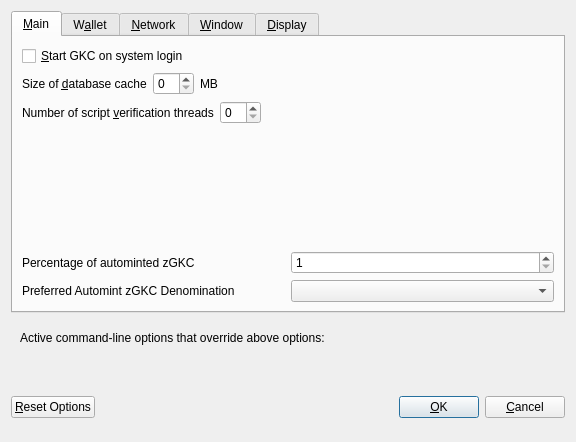
<?xml version="1.0" encoding="UTF-8"?>
<ui version="4.0">
 <class>OptionsDialog</class>
 <widget class="QDialog" name="OptionsDialog">
  <property name="geometry">
   <rect>
    <x>0</x>
    <y>0</y>
    <width>576</width>
    <height>442</height>
   </rect>
  </property>
  <property name="windowTitle">
   <string>Options</string>
  </property>
  <property name="modal">
   <bool>true</bool>
  </property>
  <layout class="QVBoxLayout" name="verticalLayout">
   <item>
    <widget class="QTabWidget" name="tabWidget">
     <property name="currentIndex">
      <number>0</number>
     </property>
     <widget class="QWidget" name="tabMain">
      <attribute name="title">
       <string>&amp;Main</string>
      </attribute>
      <layout class="QVBoxLayout" name="verticalLayout_Main">
       <item>
        <widget class="QCheckBox" name="bitcoinAtStartup">
         <property name="toolTip">
          <string>Automatically start GKC after logging in to the system.</string>
         </property>
         <property name="text">
          <string>&amp;Start GKC on system login</string>
         </property>
        </widget>
       </item>
       <item>
        <layout class="QHBoxLayout" name="horizontalLayout_2_Main">
         <item>
          <widget class="QLabel" name="databaseCacheLabel">
           <property name="text">
            <string>Size of &amp;database cache</string>
           </property>
           <property name="textFormat">
            <enum>Qt::PlainText</enum>
           </property>
           <property name="buddy">
            <cstring>databaseCache</cstring>
           </property>
          </widget>
         </item>
         <item>
          <widget class="QSpinBox" name="databaseCache"/>
         </item>
         <item>
          <widget class="QLabel" name="databaseCacheUnitLabel">
           <property name="text">
            <string>MB</string>
           </property>
           <property name="textFormat">
            <enum>Qt::PlainText</enum>
           </property>
          </widget>
         </item>
         <item>
          <spacer name="horizontalSpacer_2_Main">
           <property name="orientation">
            <enum>Qt::Horizontal</enum>
           </property>
           <property name="sizeHint" stdset="0">
            <size>
             <width>40</width>
             <height>20</height>
            </size>
           </property>
          </spacer>
         </item>
        </layout>
       </item>
       <item>
        <layout class="QHBoxLayout" name="horizontalLayout_3_Main">
         <item>
          <widget class="QLabel" name="threadsScriptVerifLabel">
           <property name="text">
            <string>Number of script &amp;verification threads</string>
           </property>
           <property name="textFormat">
            <enum>Qt::PlainText</enum>
           </property>
           <property name="buddy">
            <cstring>threadsScriptVerif</cstring>
           </property>
          </widget>
         </item>
         <item>
          <widget class="QSpinBox" name="threadsScriptVerif">
           <property name="toolTip">
            <string>(0 = auto, &lt;0 = leave that many cores free)</string>
           </property>
          </widget>
         </item>
         <item>
          <spacer name="horizontalSpacer_3_Main">
           <property name="orientation">
            <enum>Qt::Horizontal</enum>
           </property>
           <property name="sizeHint" stdset="0">
            <size>
             <width>40</width>
             <height>20</height>
            </size>
           </property>
          </spacer>
         </item>
        </layout>
       </item>
       <item>
        <spacer name="verticalSpacer_2">
         <property name="orientation">
          <enum>Qt::Vertical</enum>
         </property>
         <property name="sizeHint" stdset="0">
          <size>
           <width>20</width>
           <height>40</height>
          </size>
         </property>
        </spacer>
       </item>
       <item>
        <layout class="QHBoxLayout" name="horizontalLayout_3">
         <item>
          <widget class="QLabel" name="percentage_label">
           <property name="toolTip">
            <string>Percentage of incoming GKC which get automatically converted to zGKC via Zerocoin Protocol (min: 1%)</string>
           </property>
           <property name="text">
            <string>Percentage of autominted zGKC</string>
           </property>
          </widget>
         </item>
         <item>
          <widget class="QSpinBox" name="zeromintPercentage">
           <property name="minimum">
            <number>1</number>
           </property>
           <property name="maximum">
            <number>100</number>
           </property>
          </widget>
         </item>
        </layout>
       </item>
       <item>
        <layout class="QHBoxLayout" name="horizontalLayout" stretch="0,0">
         <property name="sizeConstraint">
          <enum>QLayout::SetFixedSize</enum>
         </property>
         <item>
          <widget class="QLabel" name="labelPreferredDenom">
           <property name="maximumSize">
            <size>
             <width>16777215</width>
             <height>16777215</height>
            </size>
           </property>
           <property name="toolTip">
            <string>Wait with automatic conversion to Zerocoin until enough GKC for this denomination is available</string>
           </property>
           <property name="text">
            <string>Preferred Automint zGKC Denomination</string>
           </property>
          </widget>
         </item>
         <item>
          <widget class="QComboBox" name="preferredDenom">
           <property name="maximumSize">
            <size>
             <width>16777215</width>
             <height>27</height>
            </size>
           </property>
           <property name="toolTip">
            <string>Wait with automatic conversion to Zerocoin until enough GKC for this denomination is available</string>
           </property>
           <property name="maxVisibleItems">
            <number>9</number>
           </property>
           <property name="maxCount">
            <number>9</number>
           </property>
          </widget>
         </item>
        </layout>
       </item>
      </layout>
     </widget>
     <widget class="QWidget" name="tabWallet">
      <attribute name="title">
       <string>W&amp;allet</string>
      </attribute>
      <layout class="QVBoxLayout" name="verticalLayout_Wallet">
       <item>
        <widget class="QGroupBox" name="groupBox">
         <property name="title">
          <string>Expert</string>
         </property>
         <layout class="QVBoxLayout" name="verticalLayout_2">
          <item>
           <widget class="QCheckBox" name="coinControlFeatures">
            <property name="toolTip">
             <string>Whether to show coin control features or not.</string>
            </property>
            <property name="text">
             <string>Enable coin &amp;control features</string>
            </property>
           </widget>
          </item>
          <item>
           <widget class="QCheckBox" name="showMasternodesTab">
            <property name="toolTip">
             <string>Show additional tab listing all your masternodes in first sub-tab&lt;br/&gt;and all masternodes on the network in second sub-tab.</string>
            </property>
            <property name="text">
             <string>Show Masternodes Tab</string>
            </property>
           </widget>
          </item>
          <item>
           <widget class="QCheckBox" name="spendZeroConfChange">
            <property name="toolTip">
             <string>If you disable the spending of unconfirmed change, the change from a transaction&lt;br/&gt;cannot be used until that transaction has at least one confirmation.&lt;br/&gt;This also affects how your balance is computed.</string>
            </property>
            <property name="text">
             <string>&amp;Spend unconfirmed change</string>
            </property>
           </widget>
          </item>
         </layout>
        </widget>
       </item>
       <item>
        <spacer name="verticalSpacer_Wallet">
         <property name="orientation">
          <enum>Qt::Vertical</enum>
         </property>
         <property name="sizeHint" stdset="0">
          <size>
           <width>20</width>
           <height>40</height>
          </size>
         </property>
        </spacer>
       </item>
      </layout>
     </widget>
     <widget class="QWidget" name="tabNetwork">
      <attribute name="title">
       <string>&amp;Network</string>
      </attribute>
      <layout class="QVBoxLayout" name="verticalLayout_Network">
       <item>
        <widget class="QCheckBox" name="mapPortUpnp">
         <property name="toolTip">
          <string>Automatically open the GKC client port on the router. This only works when your router supports UPnP and it is enabled.</string>
         </property>
         <property name="text">
          <string>Map port using &amp;UPnP</string>
         </property>
        </widget>
       </item>
       <item>
        <widget class="QCheckBox" name="allowIncoming">
         <property name="toolTip">
          <string>Accept connections from outside</string>
         </property>
         <property name="text">
          <string>Allow incoming connections</string>
         </property>
        </widget>
       </item>
       <item>
        <widget class="QCheckBox" name="connectSocks">
         <property name="toolTip">
          <string>Connect to the GKC network through a SOCKS5 proxy.</string>
         </property>
         <property name="text">
          <string>&amp;Connect through SOCKS5 proxy (default proxy):</string>
         </property>
        </widget>
       </item>
       <item>
        <layout class="QHBoxLayout" name="horizontalLayout_1_Network">
         <item>
          <widget class="QLabel" name="proxyIpLabel">
           <property name="text">
            <string>Proxy &amp;IP:</string>
           </property>
           <property name="textFormat">
            <enum>Qt::PlainText</enum>
           </property>
           <property name="buddy">
            <cstring>proxyIp</cstring>
           </property>
          </widget>
         </item>
         <item>
          <widget class="QValidatedLineEdit" name="proxyIp">
           <property name="minimumSize">
            <size>
             <width>140</width>
             <height>0</height>
            </size>
           </property>
           <property name="maximumSize">
            <size>
             <width>140</width>
             <height>16777215</height>
            </size>
           </property>
           <property name="toolTip">
            <string>IP address of the proxy (e.g. IPv4: 127.0.0.1 / IPv6: ::1)</string>
           </property>
          </widget>
         </item>
         <item>
          <widget class="QLabel" name="proxyPortLabel">
           <property name="text">
            <string>&amp;Port:</string>
           </property>
           <property name="textFormat">
            <enum>Qt::PlainText</enum>
           </property>
           <property name="buddy">
            <cstring>proxyPort</cstring>
           </property>
          </widget>
         </item>
         <item>
          <widget class="QLineEdit" name="proxyPort">
           <property name="minimumSize">
            <size>
             <width>55</width>
             <height>0</height>
            </size>
           </property>
           <property name="maximumSize">
            <size>
             <width>55</width>
             <height>16777215</height>
            </size>
           </property>
           <property name="toolTip">
            <string>Port of the proxy (e.g. 9050)</string>
           </property>
          </widget>
         </item>
         <item>
          <spacer name="horizontalSpacer_1_Network">
           <property name="orientation">
            <enum>Qt::Horizontal</enum>
           </property>
           <property name="sizeHint" stdset="0">
            <size>
             <width>40</width>
             <height>20</height>
            </size>
           </property>
          </spacer>
         </item>
        </layout>
       </item>
       <item>
        <spacer name="verticalSpacer_Network">
         <property name="orientation">
          <enum>Qt::Vertical</enum>
         </property>
         <property name="sizeHint" stdset="0">
          <size>
           <width>20</width>
           <height>40</height>
          </size>
         </property>
        </spacer>
       </item>
      </layout>
     </widget>
     <widget class="QWidget" name="tabWindow">
      <attribute name="title">
       <string>&amp;Window</string>
      </attribute>
      <layout class="QVBoxLayout" name="verticalLayout_Window">
       <item>
        <widget class="QCheckBox" name="minimizeToTray">
         <property name="toolTip">
          <string>Show only a tray icon after minimizing the window.</string>
         </property>
         <property name="text">
          <string>&amp;Minimize to the tray instead of the taskbar</string>
         </property>
        </widget>
       </item>
       <item>
        <widget class="QCheckBox" name="minimizeOnClose">
         <property name="toolTip">
          <string>Minimize instead of exit the application when the window is closed. When this option is enabled, the application will be closed only after selecting Quit in the menu.</string>
         </property>
         <property name="text">
          <string>M&amp;inimize on close</string>
         </property>
        </widget>
       </item>
       <item>
        <spacer name="verticalSpacer_Window">
         <property name="orientation">
          <enum>Qt::Vertical</enum>
         </property>
         <property name="sizeHint" stdset="0">
          <size>
           <width>20</width>
           <height>40</height>
          </size>
         </property>
        </spacer>
       </item>
      </layout>
     </widget>
     <widget class="QWidget" name="tabDisplay">
      <attribute name="title">
       <string>&amp;Display</string>
      </attribute>
      <layout class="QVBoxLayout" name="verticalLayout_Display">
       <item>
        <layout class="QHBoxLayout" name="horizontalLayout_1_Display">
         <item>
          <widget class="QLabel" name="langLabel">
           <property name="text">
            <string>User Interface &amp;language:</string>
           </property>
           <property name="textFormat">
            <enum>Qt::PlainText</enum>
           </property>
           <property name="buddy">
            <cstring>lang</cstring>
           </property>
          </widget>
         </item>
         <item>
          <widget class="QValueComboBox" name="lang">
           <property name="toolTip">
            <string>The user interface language can be set here. This setting will take effect after restarting GKC.</string>
           </property>
          </widget>
         </item>
        </layout>
       </item>
       <item>
        <widget class="QLabel" name="label_3">
         <property name="toolTip">
          <string notr="true"/>
         </property>
         <property name="statusTip">
          <string notr="true"/>
         </property>
         <property name="whatsThis">
          <string notr="true"/>
         </property>
         <property name="accessibleName">
          <string notr="true"/>
         </property>
         <property name="text">
          <string>Language missing or translation incomplete? Help contributing translations here:
https://www.transifex.com/gkc-project/gkc-project-translations</string>
         </property>
         <property name="wordWrap">
          <bool>true</bool>
         </property>
         <property name="openExternalLinks">
          <bool>true</bool>
         </property>
         <property name="textInteractionFlags">
          <set>Qt::TextBrowserInteraction</set>
         </property>
        </widget>
       </item>
       <item>
        <layout class="QHBoxLayout" name="horizontalLayout_4_Display" stretch="0,0">
         <item>
          <widget class="QLabel" name="themeLabel">
           <property name="text">
            <string>User Interface Theme:</string>
           </property>
          </widget>
         </item>
         <item>
          <widget class="QValueComboBox" name="theme"/>
         </item>
        </layout>
       </item>
       <item>
        <widget class="Line" name="line">
         <property name="orientation">
          <enum>Qt::Horizontal</enum>
         </property>
        </widget>
       </item>
       <item>
        <layout class="QHBoxLayout" name="horizontalLayout_2_Display">
         <item>
          <widget class="QLabel" name="unitLabel">
           <property name="text">
            <string>&amp;Unit to show amounts in:</string>
           </property>
           <property name="textFormat">
            <enum>Qt::PlainText</enum>
           </property>
           <property name="buddy">
            <cstring>unit</cstring>
           </property>
          </widget>
         </item>
         <item>
          <widget class="QValueComboBox" name="unit">
           <property name="toolTip">
            <string>Choose the default subdivision unit to show in the interface and when sending coins.</string>
           </property>
          </widget>
         </item>
        </layout>
       </item>
       <item>
        <layout class="QHBoxLayout" name="horizontalLayout_5_Display">
         <item>
          <widget class="QLabel" name="digitsLabel">
           <property name="text">
            <string>Decimal digits</string>
           </property>
          </widget>
         </item>
         <item>
          <widget class="QValueComboBox" name="digits"/>
         </item>
        </layout>
       </item>
       <item>
        <layout class="QHBoxLayout" name="horizontalLayout_3_Display">
         <item>
          <widget class="QLabel" name="thirdPartyTxUrlsLabel">
           <property name="toolTip">
            <string>Third party URLs (e.g. a block explorer) that appear in the transactions tab as context menu items. %s in the URL is replaced by transaction hash. Multiple URLs are separated by vertical bar |.</string>
           </property>
           <property name="text">
            <string>Third party transaction URLs</string>
           </property>
           <property name="buddy">
            <cstring>thirdPartyTxUrls</cstring>
           </property>
          </widget>
         </item>
         <item>
          <widget class="QLineEdit" name="thirdPartyTxUrls">
           <property name="toolTip">
            <string>Third party URLs (e.g. a block explorer) that appear in the transactions tab as context menu items. %s in the URL is replaced by transaction hash. Multiple URLs are separated by vertical bar |.</string>
           </property>
          </widget>
         </item>
        </layout>
       </item>
       <item>
        <spacer name="verticalSpacer">
         <property name="orientation">
          <enum>Qt::Vertical</enum>
         </property>
         <property name="sizeHint" stdset="0">
          <size>
           <width>20</width>
           <height>40</height>
          </size>
         </property>
        </spacer>
       </item>
      </layout>
     </widget>
    </widget>
   </item>
   <item>
    <widget class="QFrame" name="frame">
     <layout class="QVBoxLayout" name="verticalLayout_Bottom">
      <item>
       <layout class="QHBoxLayout" name="horizontalLayout_Bottom">
        <item>
         <widget class="QLabel" name="overriddenByCommandLineInfoLabel">
          <property name="text">
           <string>Active command-line options that override above options:</string>
          </property>
          <property name="textFormat">
           <enum>Qt::PlainText</enum>
          </property>
         </widget>
        </item>
        <item>
         <spacer name="horizontalSpacer_Bottom">
          <property name="orientation">
           <enum>Qt::Horizontal</enum>
          </property>
          <property name="sizeHint" stdset="0">
           <size>
            <width>40</width>
            <height>20</height>
           </size>
          </property>
         </spacer>
        </item>
       </layout>
      </item>
      <item>
       <widget class="QLabel" name="overriddenByCommandLineLabel">
        <property name="text">
         <string/>
        </property>
        <property name="textFormat">
         <enum>Qt::PlainText</enum>
        </property>
        <property name="wordWrap">
         <bool>true</bool>
        </property>
       </widget>
      </item>
     </layout>
    </widget>
   </item>
   <item>
    <layout class="QHBoxLayout" name="horizontalLayout_Buttons">
     <item>
      <widget class="QPushButton" name="resetButton">
       <property name="toolTip">
        <string>Reset all client options to default.</string>
       </property>
       <property name="text">
        <string>&amp;Reset Options</string>
       </property>
       <property name="autoDefault">
        <bool>false</bool>
       </property>
      </widget>
     </item>
     <item>
      <spacer name="horizontalSpacer_1">
       <property name="orientation">
        <enum>Qt::Horizontal</enum>
       </property>
       <property name="sizeHint" stdset="0">
        <size>
         <width>40</width>
         <height>48</height>
        </size>
       </property>
      </spacer>
     </item>
     <item>
      <widget class="QLabel" name="statusLabel">
       <property name="minimumSize">
        <size>
         <width>200</width>
         <height>0</height>
        </size>
       </property>
       <property name="font">
        <font>
         <weight>75</weight>
         <bold>true</bold>
        </font>
       </property>
       <property name="text">
        <string/>
       </property>
       <property name="textFormat">
        <enum>Qt::PlainText</enum>
       </property>
       <property name="wordWrap">
        <bool>true</bool>
       </property>
      </widget>
     </item>
     <item>
      <spacer name="horizontalSpacer_2">
       <property name="orientation">
        <enum>Qt::Horizontal</enum>
       </property>
       <property name="sizeHint" stdset="0">
        <size>
         <width>40</width>
         <height>48</height>
        </size>
       </property>
      </spacer>
     </item>
     <item>
      <widget class="QPushButton" name="okButton">
       <property name="text">
        <string>&amp;OK</string>
       </property>
       <property name="autoDefault">
        <bool>false</bool>
       </property>
       <property name="default">
        <bool>true</bool>
       </property>
      </widget>
     </item>
     <item>
      <widget class="QPushButton" name="cancelButton">
       <property name="text">
        <string>&amp;Cancel</string>
       </property>
       <property name="autoDefault">
        <bool>false</bool>
       </property>
      </widget>
     </item>
    </layout>
   </item>
  </layout>
 </widget>
 <customwidgets>
  <customwidget>
   <class>QValidatedLineEdit</class>
   <extends>QLineEdit</extends>
   <header>qvalidatedlineedit.h</header>
  </customwidget>
  <customwidget>
   <class>QValueComboBox</class>
   <extends>QComboBox</extends>
   <header>qvaluecombobox.h</header>
  </customwidget>
 </customwidgets>
 <resources/>
 <connections/>
</ui>
